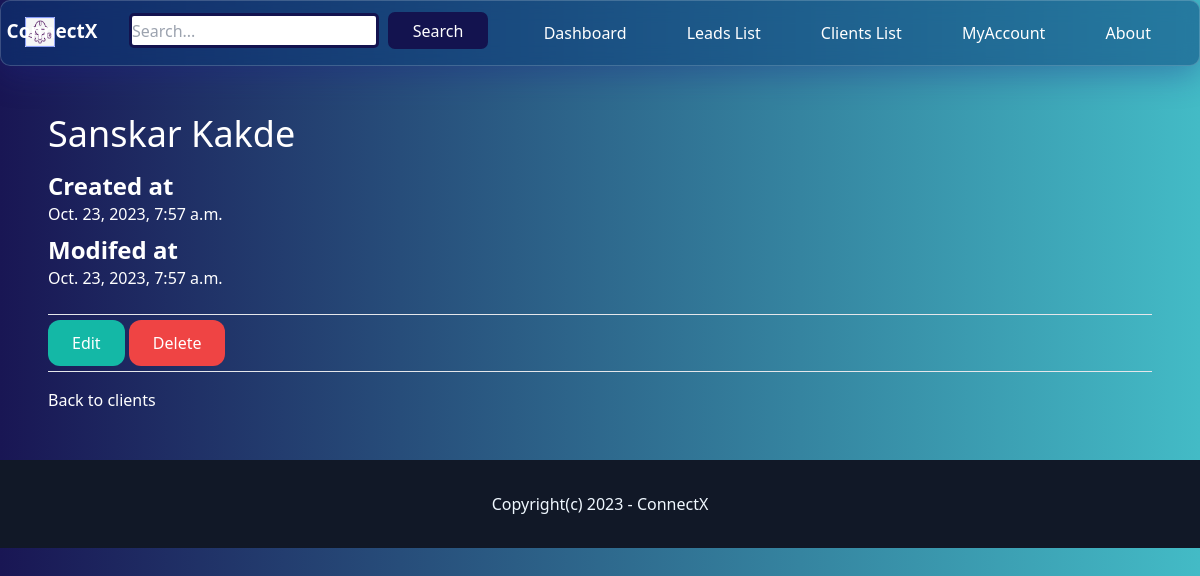
Screenshot of /dashboard/clients/9/ (signed in) with the database file from the repository.
### clients/models.py (models this page shows, shortened)
class Client(models.Model):
    team = models.ForeignKey(Team, related_name='clients', on_delete=models.CASCADE)
    name = models.CharField(max_length=255)
    email = models.EmailField()
    phone = models.CharField(max_length=11, default=' ')
    Address = models.TextField(max_length=50, default=' ',blank=False,null=False)
    property_price = models.IntegerField(default='00')
    property_size = models.CharField(max_length=25,default=' ')
    property_locality = models.CharField(max_length=25, default=' ')
    property_type = models.CharField(max_length=11, choices=Property_type, default=plot)
    converted_to_client = models.BooleanField(default=False)
    priority = models.CharField(max_length=10, choices=CHOICES_PRIORITY, default=MEDIUM)
    created_by = models.ForeignKey(User, related_name='clients', on_delete=models.CASCADE)
    created_at = models.DateTimeField(auto_now_add=True)
    modified_at = models.DateTimeField(auto_now=True)
    class Meta:
        ordering = ('name',)

### clients/views.py (the view)
# urls.py: path('<int:pk>/', views.client_details, name='details'),
@login_required
def client_details(request, pk):
    team = request.user.userprofile.active_team
    client=get_object_or_404(Client, created_by=request.user,pk=pk)
    return render(request, 'clients/clients_details.html', {'client': client})

### teams/context_processors.py (called while the page is built)
def active_team(request):
    if request.user.is_authenticated:
        active_team = request.user.userprofile.get_active_team()
        if not active_team:
            active_team = Team.objects.filter(created_by=request.user)[0]
    else:
        active_team = None
    return {'active_team': active_team}

### userprofile/models.py (called while the page is built)
    def get_active_team(self):
        if self.active_team:
            return self.active_team
        else:
            return Team.objects.filter(members__in=[self.user.id]).first()

### clients/templates/clients/clients_details.html (shortened to what this page needs)
{% extends 'core/base.html' %}
{% block content %}
    <div class="py-6 px-6 bg-gradient">
        <div class="glass">
    <div class="py-6 px-6  bg-gradient-to-r blue-gradient">
        <h1 class="mb-4 text-4xl" style="color:  white;">{{ client.name }}</h1>
        <p class="text-2xl font-semibold text-white">Created at</p>
        <p class="mb-2 text-white">{{ client.created_at }}</p>
        <p class="text-2xl font-semibold text-white">Modifed at</p>
        <p class="mb-6 text-white">{{ client.modified_at }}</p>
        <hr class="my-4 text-white">
        <a href="{% url 'clients:edit' client.id %}" class="py-3 px-6 rounded-xl bg-teal-500 text-white">Edit</a>
        <a href="{% url 'clients:delete' client.id %}" class="py-3 px-6 rounded-xl bg-red-500 text-white">Delete</a>
        <hr class="my-4">
        <a href="{% url 'clients:list' %}" class="text-white">Back to clients</a>
    </div>
        </div></div>
{% endblock %}

### core/templates/core/base.html (style rules this page uses)
body { background: #191654; background: -webkit-linear-gradient(to left, #43bbc6,#191654); background: linear-gradient(to left,#43bbc6,#191654); }

### rows the page displays
Client: name "Sanskar Kakde", created_at "Oct. 23, 2023, 7:57 a.m.", modified_at "Oct. 23, 2023, 7:57 a.m."
